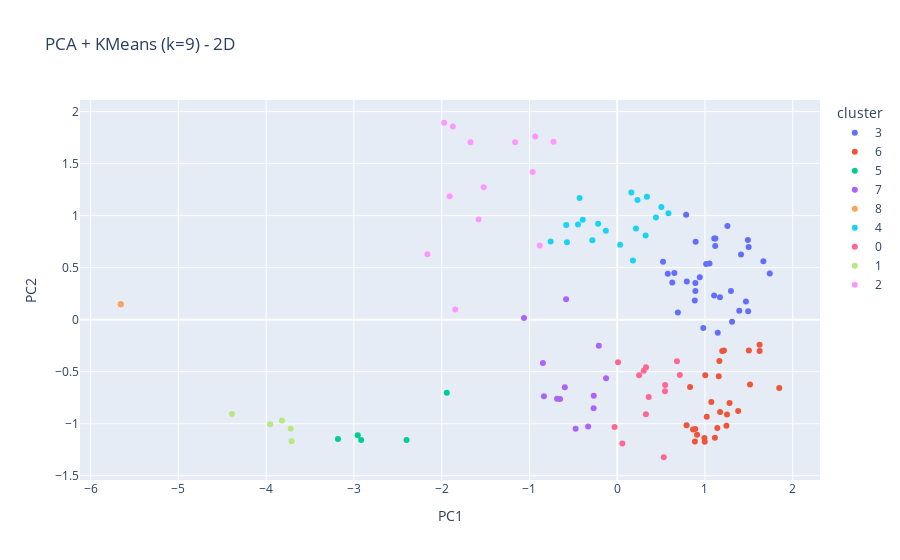

The code cell stored with this chart in its notebook:
### Code cell
from predicting_odor_from_molecular_structure import plotly_pca_kmeans
#plotly_pca_kmeans(similarity, n_components=2, n_clusters=6)
coords, clusters, df_plot = plotly_pca_kmeans(similarity, n_components=2, n_clusters=9)
df_plot

### Figure 1 — Plotly figure (JSON) as saved in the notebook; plotly's stock layout.template omitted (floating-point values rounded to 4 significant figures)
{"data": [{"hovertemplate": "<b>%{hovertext}</b><br><br>cluster=3<br>PC1=%{x}<br>PC2=%{y}<extra></extra>", "hovertext": ["fruity", "green", "sweet", "floral", "woody", "herbal", "fresh", "spicy", "citrus", "rose", "earthy", "balsamic", "powdery", "aldehydic", "honey", "leafy", "jasmin", "clean", "natural", "warm", "orange", "cortex", "violet", "geranium", "hyacinth", "soapy", "grassy", "weedy", "hay", "raspberry", "anisic", "anise"], "legendgroup": "3", "marker": {"color": "#636efa", "symbol": "circle"}, "mode": "markers", "name": "3", "orientation": "v", "showlegend": true, "type": "scatter", "x": [1.104, 1.309, 1.391, 1.492, 1.117, 1.498, 1.738, 1.489, 1.411, 1.052, 1.17, 1.256, 1.013, 0.6511, 0.8905, 0.8907, 1.296, 0.8938, 1.665, 0.7854, 0.8843, 0.6275, 1.106, 0.5223, 0.7928, 0.6913, 0.9808, 1.467, 1.118, 1.146, 0.5763, 0.9411], "xaxis": "x", "y": [0.232, -0.02009, 0.08483, 0.08006, 0.7092, 0.6991, 0.4446, 0.7658, 0.6269, 0.5389, 0.2158, 0.9013, 0.5362, 0.4483, 0.2747, 0.3526, 0.2749, 0.7484, 0.5615, 1.008, 0.1835, 0.3578, 0.7803, 0.5564, 0.3668, 0.07026, -0.08047, 0.1755, 0.7804, -0.1247, 0.4411, 0.4085], "yaxis": "y"}, {"hovertemplate": "<b>%{hovertext}</b><br><br>cluster=6<br>PC1=%{x}<br>PC2=%{y}<extra></extra>", "hovertext": ["fatty", "waxy", "tropical", "oily", "pineapple", "apple", "ethereal", "berry", "metallic", "pungent", "winey", "pear", "melon", "banana", "peach", "cherry", "apricot", "rummy", "grape", "sharp", "fermented", "plum", "estery", "cognac", "ripe", "strawberry", "juicy"], "legendgroup": "6", "marker": {"color": "#EF553B", "symbol": "circle"}, "mode": "markers", "name": "6", "orientation": "v", "showlegend": true, "type": "scatter", "x": [1.157, 1.622, 1.846, 1.623, 1.113, 1.379, 0.9974, 1.5, 1.196, 0.8643, 1.245, 1.251, 1.216, 1.141, 1.02, 1.003, 1.072, 0.8889, 1.513, 1.172, 0.9936, 1.164, 0.8853, 0.7901, 0.9101, 0.8302, 1.28], "xaxis": "x", "y": [-0.5425, -0.2413, -0.6554, -0.3004, -1.134, -0.8764, -1.173, -0.2951, -0.302, -1.055, -1.019, -0.9122, -0.2957, -1.04, -0.934, -0.5331, -0.7921, -1.051, -0.6235, -0.8879, -1.136, -0.396, -1.171, -1.014, -1.107, -0.6464, -0.8009], "yaxis": "y"}, {"hovertemplate": "<b>%{hovertext}</b><br><br>cluster=5<br>PC1=%{x}<br>PC2=%{y}<extra></extra>", "hovertext": ["sulfurous", "meaty", "coffee", "burnt", "savory"], "legendgroup": "5", "marker": {"color": "#00cc96", "symbol": "circle"}, "mode": "markers", "name": "5", "orientation": "v", "showlegend": true, "type": "scatter", "x": [-2.401, -3.182, -2.957, -1.942, -2.918], "xaxis": "x", "y": [-1.157, -1.147, -1.109, -0.7024, -1.155], "yaxis": "y"}, {"hovertemplate": "<b>%{hovertext}</b><br><br>cluster=7<br>PC1=%{x}<br>PC2=%{y}<extra></extra>", "hovertext": ["nutty", "vanilla", "dairy", "cocoa", "milky", "brown", "chocolate", "cucumber", "lactonic", "coumarinic", "bready", "fishy", "alcoholic"], "legendgroup": "7", "marker": {"color": "#ab63fa", "symbol": "circle"}, "mode": "markers", "name": "7", "orientation": "v", "showlegend": true, "type": "scatter", "x": [-0.6517, -0.5822, -0.3315, -0.5969, -0.2674, -0.6859, -0.847, -0.2099, -0.1273, -1.062, -0.8351, -0.4739, -0.2691], "xaxis": "x", "y": [-0.7633, 0.1955, -1.027, -0.6494, -0.7306, -0.7604, -0.4162, -0.2505, -0.5625, 0.01741, -0.7362, -1.048, -0.852], "yaxis": "y"}, {"hovertemplate": "<b>%{hovertext}</b><br><br>cluster=8<br>PC1=%{x}<br>PC2=%{y}<extra></extra>", "hovertext": ["odorless", "bland"], "legendgroup": "8", "marker": {"color": "#FFA15A", "symbol": "circle"}, "mode": "markers", "name": "8", "orientation": "v", "showlegend": true, "type": "scatter", "x": [-5.657, -5.657], "xaxis": "x", "y": [0.1479, 0.1479], "yaxis": "y"}, {"hovertemplate": "<b>%{hovertext}</b><br><br>cluster=4<br>PC1=%{x}<br>PC2=%{y}<extra></extra>", "hovertext": ["minty", "phenolic", "dry", "animal", "musk", "cooling", "tobacco", "orris", "muguet", "grapefruit", "lily", "leathery", "lavender", "lemon", "celery", "ozone", "bergamot", "hawthorn", "marine"], "legendgroup": "4", "marker": {"color": "#19d3f3", "symbol": "circle"}, "mode": "markers", "name": "4", "orientation": "v", "showlegend": true, "type": "scatter", "x": [0.4413, 0.03331, 0.503, 0.1794, -0.7588, -0.4281, 0.5836, 0.1606, -0.5811, 0.2135, -0.13, -0.4471, 0.3384, -0.2174, 0.3237, -0.3925, 0.2312, -0.5728, -0.2831], "xaxis": "x", "y": [0.9831, 0.72, 1.083, 0.5681, 0.7517, 1.169, 1.023, 1.222, 0.9111, 0.877, 0.8558, 0.9155, 1.18, 0.9212, 0.8088, 0.96, 1.15, 0.7452, 0.7637], "yaxis": "y"}, {"hovertemplate": "<b>%{hovertext}</b><br><br>cluster=0<br>PC1=%{x}<br>PC2=%{y}<extra></extra>", "hovertext": ["vegetable", "musty", "creamy", "caramellic", "coconut", "cheesy", "mushroom", "buttery", "almond", "acidic", "sour", "chemical", "jammy"], "legendgroup": "0", "marker": {"color": "#FF6692", "symbol": "circle"}, "mode": "markers", "name": "0", "orientation": "v", "showlegend": true, "type": "scatter", "x": [0.5442, 0.7136, 0.546, 0.3272, 0.2499, 0.5303, 0.3284, 0.05823, 0.009318, -0.02996, 0.3585, 0.3024, 0.6808], "xaxis": "x", "y": [-0.6874, -0.5324, -0.6289, -0.9097, -0.5333, -1.322, -0.4572, -1.191, -0.4082, -1.031, -0.7428, -0.4906, -0.4004], "yaxis": "y"}, {"hovertemplate": "<b>%{hovertext}</b><br><br>cluster=1<br>PC1=%{x}<br>PC2=%{y}<extra></extra>", "hovertext": ["roasted", "onion", "garlic", "alliaceous", "cooked"], "legendgroup": "1", "marker": {"color": "#B6E880", "symbol": "circle"}, "mode": "markers", "name": "1", "orientation": "v", "showlegend": true, "type": "scatter", "x": [-3.821, -3.721, -4.39, -3.955, -3.711], "xaxis": "x", "y": [-0.9684, -1.049, -0.9075, -1.004, -1.168], "yaxis": "y"}, {"hovertemplate": "<b>%{hovertext}</b><br><br>cluster=2<br>PC1=%{x}<br>PC2=%{y}<extra></extra>", "hovertext": ["camphoreous", "amber", "pine", "mild", "medicinal", "terpenic", "cinnamon", "smoky", "cedar", "mentholic", "sandalwood", "vetiver", "clove"], "legendgroup": "2", "marker": {"color": "#FF97FF", "symbol": "circle"}, "mode": "markers", "name": "2", "orientation": "v", "showlegend": true, "type": "scatter", "x": [-1.163, -0.9645, -0.9346, -1.846, -1.521, -0.7257, -0.8825, -2.163, -1.873, -1.909, -1.672, -1.972, -1.579], "xaxis": "x", "y": [1.706, 1.42, 1.762, 0.09761, 1.273, 1.711, 0.7123, 0.6288, 1.856, 1.187, 1.706, 1.893, 0.9634], "yaxis": "y"}], "layout": {"legend": {"title": {"text": "cluster"}, "tracegroupgap": 0}, "title": {"text": "PCA + KMeans (k=9) - 2D"}, "xaxis": {"anchor": "y", "domain": [0, 1], "title": {"text": "PC1"}}, "yaxis": {"anchor": "x", "domain": [0, 1], "title": {"text": "PC2"}}}}
